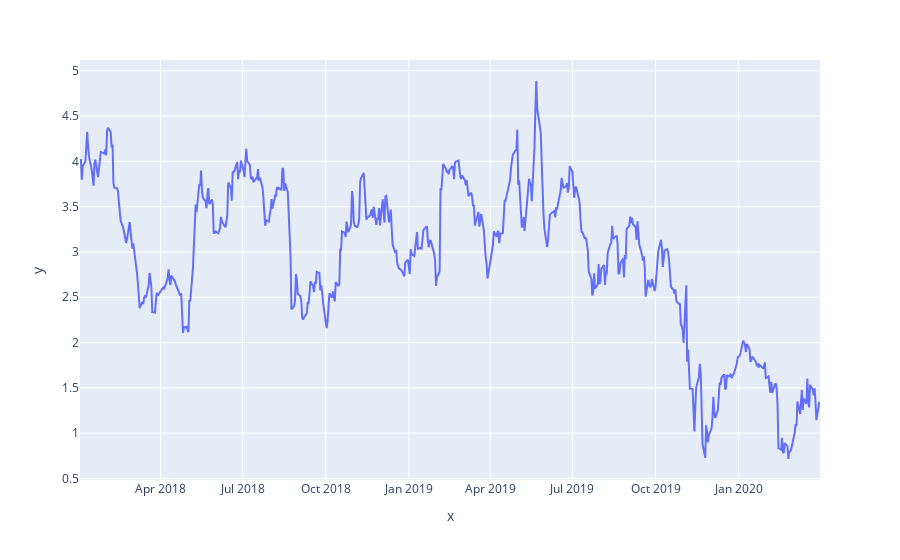
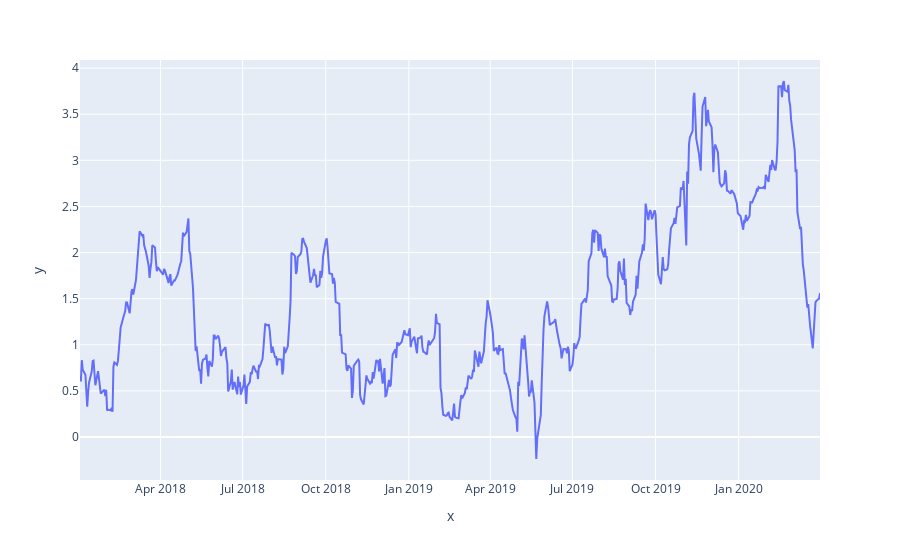

The code cell stored with these charts, in order, in its notebook:
### Code cell
check_price_cointegration(stock1, stock2)

### Figure 1 — Plotly figure (JSON) as saved in the notebook; plotly's stock layout.template omitted (floating-point values rounded to 4 significant figures; data arrays with more than 128 entries replaced by an {"elided": "..."} marker saying what was removed)
{"data": [{"hoverlabel": {"namelength": 0}, "hovertemplate": "x=%{x}<br>y=%{y}", "legendgroup": "", "line": {"color": "#636efa", "dash": "solid"}, "mode": "lines", "name": "", "showlegend": false, "type": "scatter", "x": {"elided": "569 str values"}, "xaxis": "x", "y": {"elided": "569 float values"}, "yaxis": "y"}], "layout": {"legend": {"tracegroupgap": 0}, "margin": {"t": 60}, "xaxis": {"anchor": "y", "domain": [0, 1], "title": {"text": "x"}}, "yaxis": {"anchor": "x", "domain": [0, 1], "title": {"text": "y"}}}}

### Figure 2 — Plotly figure (JSON) as saved in the notebook; plotly's stock layout.template omitted (floating-point values rounded to 4 significant figures; data arrays with more than 128 entries replaced by an {"elided": "..."} marker saying what was removed)
{"data": [{"hoverlabel": {"namelength": 0}, "hovertemplate": "x=%{x}<br>y=%{y}", "legendgroup": "", "line": {"color": "#636efa", "dash": "solid"}, "mode": "lines", "name": "", "showlegend": false, "type": "scatter", "x": {"elided": "569 str values"}, "xaxis": "x", "y": {"elided": "569 float values"}, "yaxis": "y"}], "layout": {"legend": {"tracegroupgap": 0}, "margin": {"t": 60}, "xaxis": {"anchor": "y", "domain": [0, 1], "title": {"text": "x"}}, "yaxis": {"anchor": "x", "domain": [0, 1], "title": {"text": "y"}}}}
